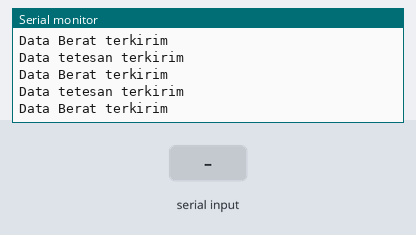
Bench run of a sketch on a simulated ESP8266 (NodeMCU). Shown: the last lines printed to the serial monitor. The inputs (shaded band) are chosen by the test bench. WiFi joins after 1.5 s; servers stay silent unless stated; the Firebase database answers and starts empty.

Above: at 5.7 s.
5.8 s: "string" received over Serial
At 6.14 s:
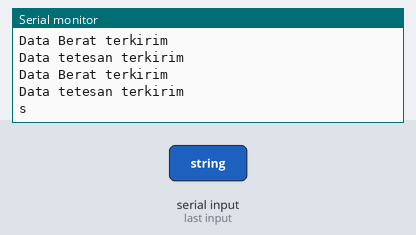
7.8 s: "90,45\n" received over Serial
At 7.94 s:
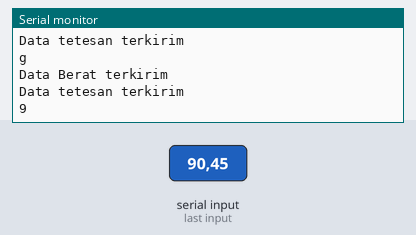
9.9 s: "A90\n" received over Serial
At 10.04 s:
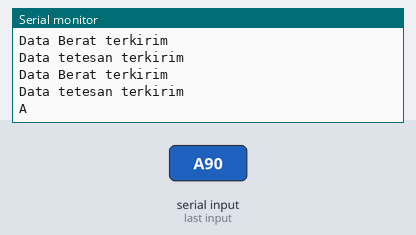
11.4 s: "B90\n" received over Serial
At 11.54 s:
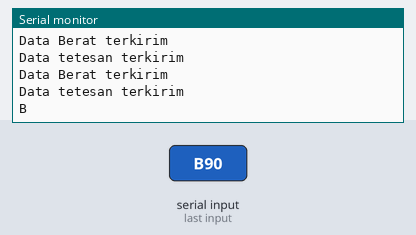
Timing chart, 0 to 13.9 s (numbered marks = the images above; inputs shaded):
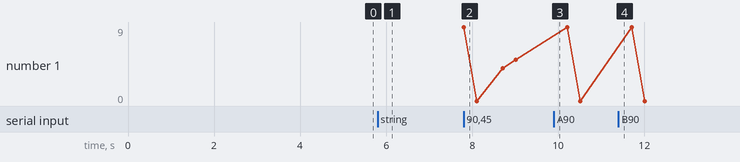

Measured:
- after the input at 5.8 s, the serial monitor: prints a new line after 0.21 s (image 1)
- after the input at 7.8 s, the serial monitor: prints a new line at once (image 2)
- after the input at 9.9 s, the serial monitor: prints a new line at once (image 3)
- after the input at 11.4 s, the serial monitor: prints a new line at once (image 4)

The sketch:

slave.ino
```cpp
//--------------Library yang dipakai-------------//
#include <FirebaseESP8266.h>
#include <ESP8266WiFi.h>

//Nama Wifi
#define WIFI_SSID "KONTRAKAN R8"
#define WIFI_PASSWORD "sapidermansultan"

// Isikan sesuai pada Firebase
#define FIREBASE_HOST "https://konveyor-automation-default-rtdb.firebaseio.com"
#define FIREBASE_AUTH "SeQ6iAoAEnN653oMuBwfUAArxDvnMMt46oOifNYS"

// mendeklarasikan objek data dari FirebaseESP8266
FirebaseData firebaseData;

char dataMasuk = '0';
int updateDataA, updateDataB;

void setup(){
  Serial.begin(9600);
  //memulai Koneksi ke Wifi sesuai SSID dan Pass
  WiFi.begin(WIFI_SSID, WIFI_PASSWORD);
  Serial.print("connecting");
  while (WiFi.status() != WL_CONNECTED) {
    Serial.print(".");
    delay(500);
  }
  Serial.println();
  Serial.print("Connected with IP: ");
  Serial.println(WiFi.localIP());
  Serial.println();

  //Memulai Komunikasi dengan firebase
  Firebase.begin(FIREBASE_HOST, FIREBASE_AUTH);

  //Membaca data Terakhir
  for(int i = 0; i<=5; i++){
      readLastData();
      delay(200);
    }
}

void loop(){
    if(Serial.available()) {
      int intBarcode = Serial.read();
      dataMasuk = (char)intBarcode;
      Serial.println(dataMasuk);
      if(dataMasuk == 'A'){updateDataA = updateDataA +1;}
      else if(dataMasuk == 'B'){updateDataB = updateDataB +1;}
    }

  if(Firebase.setFloat(firebaseData, "/barang_a", updateDataA)){
      Serial.println("Data Berat terkirim");
    }
  else{
    Serial.println("Data berat tidak terkirim");
    Serial.println("Karena: " + firebaseData.errorReason());
    }

  if (Firebase.setFloat(firebaseData, "/barang_b", updateDataB)){
      Serial.println("Data tetesan terkirim");
    }
  else{
    Serial.println("Data tetesan tidak terkirim");
    Serial.println("Karena: " + firebaseData.errorReason());
    }
}


void readLastData(){
   if(Firebase.getString(firebaseData, "/barang_a")){
      if(firebaseData.dataType() == "string"){
        String lastDataA = firebaseData.stringData();
        updateDataA = lastDataA.toInt();
        }
        Serial.println("Data A = " + updateDataA);
      }

   if(Firebase.getString(firebaseData, "/barang_b")){
      if(firebaseData.dataType() == "string"){
        String lastDataB = firebaseData.stringData();
        updateDataB = lastDataB.toInt();
        }
        Serial.println("Data B = " + updateDataB);
      }
  }
```
